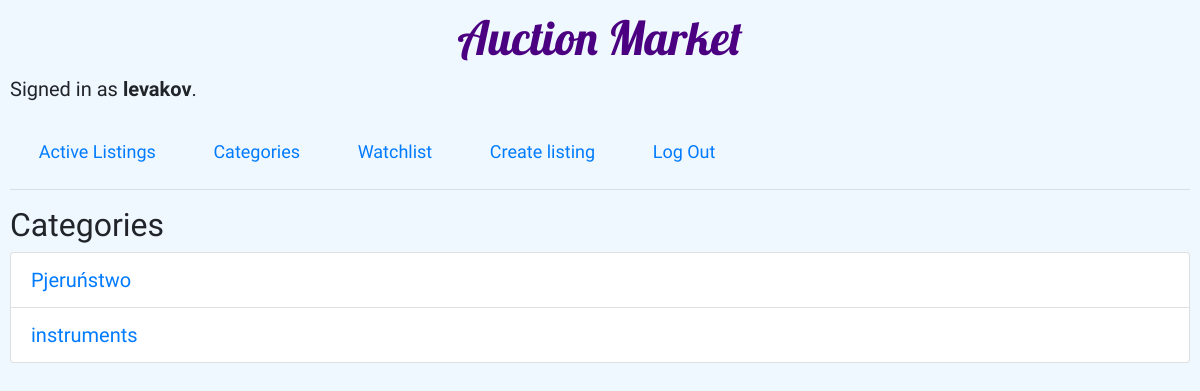
Page /categories (signed in) on the committed database.
### auctions/models.py (models this page shows, shortened)
class User(AbstractUser):
    pass

class Auctions(models.Model):
    name = models.CharField(max_length=64)
    category = models.CharField(max_length=32)
    photo = models.URLField()
    listed_by = models.ForeignKey(User, on_delete=models.CASCADE, related_name="listed")

### auctions/views.py (the view)
# urls.py: path("categories", views.categories, name="categories"),
def categories(request):
    auctions = Auctions.objects.all()
    categories = []
    for auction in auctions:
        if auction.category and auction.category not in categories:
            categories.append(auction.category)
    return render(request, "auctions/categories.html", {
        "categories": categories
    })

### auctions/templates/auctions/categories.html
{% extends "auctions/layout.html" %}
{% block body %}
    <h2>Categories</h2>
    <ul class="list-group">
    {% for category in categories %}
        <li class="list-group-item"><a href='{% url 'index' category %}'>{{category}}</a></li>
    {% endfor %}
    </ul>
{% endblock %}

### auctions/templates/auctions/layout.html (shortened to what this page needs)
{% load static %}
<!DOCTYPE html>
<html lang="en">
    <head>
        <link rel="stylesheet" href="https://stackpath.bootstrapcdn.com/bootstrap/4.4.1/css/bootstrap.min.css">
        <link href="{% static 'auctions/styles.css' %}" rel="stylesheet">
    </head>
    <body>
        <header>
            <h1>Auction Market</h1>
            <div class="user-info">
                {% if user.is_authenticated %}
                    Signed in as <strong>{{ user.username }}</strong>.
                {% else %}
                    Not signed in.
                {% endif %}
            </div>
        </header>
        <ul class="nav">
            <li class="nav-item">
                <a class="nav-link" href="{% url 'index' %}">Active Listings</a>
            </li>
            <li class="nav-item">
                <a class="nav-link" href="{% url 'categories' %}">Categories</a>
            </li>
            {% if user.is_authenticated %}
                <li class="nav-item">
                    <a class="nav-link" href="{% url 'watchlist' %}">Watchlist</a>
                </li>
                <li class="nav-item">
                    <a class="nav-link" href="{% url 'create' %}">Create listing</a>
                </li>
                <li class="nav-item">
                    <a class="nav-link" href="{% url 'logout' %}">Log Out</a>
                </li>
            {% endif %}
        </ul>
        <hr>
        {% block body %}
        {% endblock %}
    </body>
</html>

### auctions/static/auctions/styles.css (style rules this page uses)
body { padding: 10px; font-family: 'Baloo Tamma 2', cursive; background-color: aliceblue; }
header { height: 15vh; min-height: 100px; }
header h1 { font-family: 'Lobster', cursive; text-align: center; color: indigo; font-size: 47px; }
.user-info { font-size: 20px; }
.nav-link { font-size: 18px; padding: 0.5rem 1.8rem; }
.list-group-item a { font-size: 20px; }

### rows in the picture
User: username "levakov"
Auctions: categories "Pjeruństwo"
Auctions: categories "instruments"
